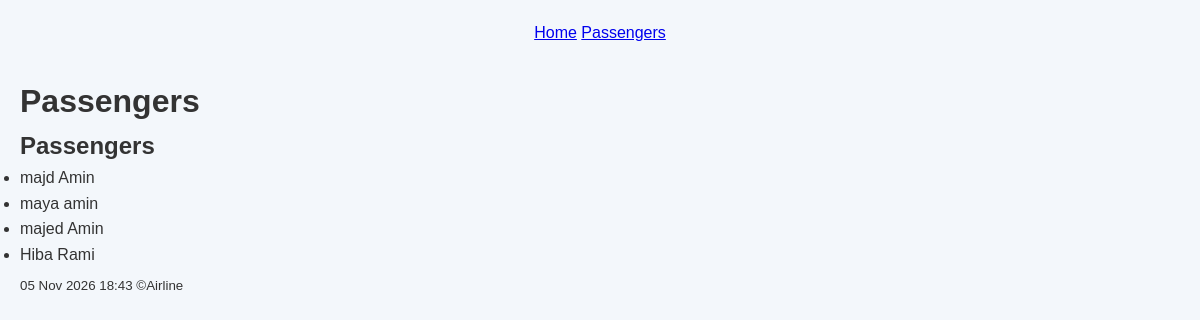
The page /flights/passengers/ on the database its author committed.
### flights/models.py (models this page shows, shortened)
class Passenger(models.Model):
     first=models.CharField(max_length=64)
     last=models.CharField(max_length=64)
     flights=models.ManyToManyField(Flight,blank=True,related_name="passengers")

### flights/views.py (the view)
# urls.py: path("passengers/", views.passengers, name="passengers"),
def passengers(request):
    return render(request, "flights/passengers.html",{
        "passengers":Passenger.objects.all()
    })

### flights/templates/flights/passengers.html
{% extends "flights/layout.html" %}
{% block content %}
    <h1>Passengers</h1>
  {% if passengers %}
    <h2>Passengers</h2>
    <ul>
      {% for passenger in passengers %}
        <li>{{ passenger.first }} {{ passenger.last }}</li>
      {% endfor %}
    </ul>
  {% else %}
    <p>No passengers.</p>
  {% endif %}
{% endblock %}

### flights/static/flights/style.css (style rules this page uses)
* { box-sizing: border-box; margin: 0; padding: 0; }
body { font-family: Arial, sans-serif; background: #f3f7fb; color: #333; line-height: 1.6; min-height: 100vh; padding: 20px; }

### rows shown on the page
Passenger: first "majd", last "Amin"
Passenger: first "maya", last "amin"
Passenger: first "majed", last "Amin"
Passenger: first "Hiba", last "Rami"
